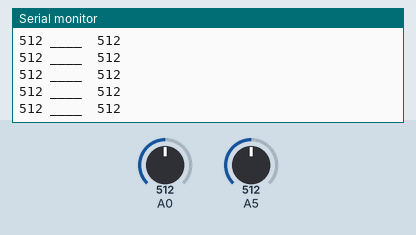
A sketch run on a simulated Arduino Uno, built with avr-gcc and run on an emulated ATmega328P. Parts: the last lines printed to the serial monitor. The inputs (shaded band) are chosen by the test bench; at power-on: A0 = 512, A5 = 512.

Above: at 1.2 s.
1.3 s: A0 set to 107
At 2.1 s:
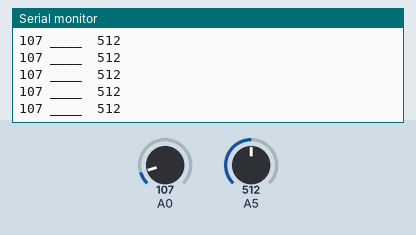
2.8 s: A0 set to 89
At 3.8 s:
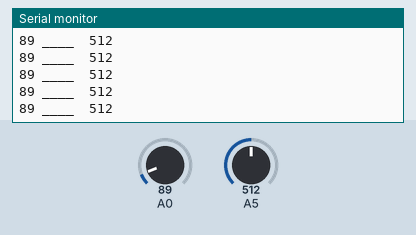
8.8 s: A5 set to 106
At 9.7 s:
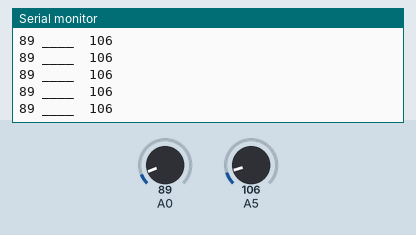
11.8 s: A5 set to 91
At 12.4 s:
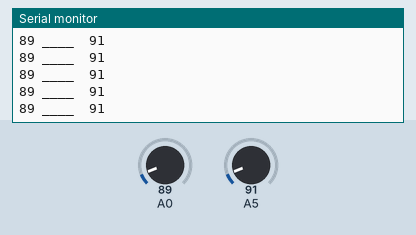
Timing chart, 0 to 14.8 s (numbered marks = the images above; inputs shaded):
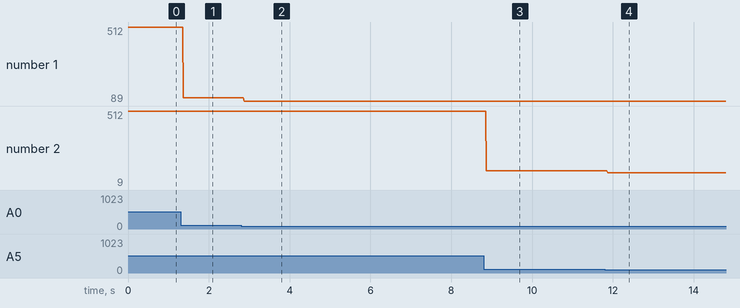

The sketch:

pirtest.ino
```cpp
void setup() {
 Serial.begin(9600);

}

void loop() {
  Serial.print(analogRead(A0));
  Serial.print(" ____  ");
  Serial.println(analogRead(A5));
}
```

Measured:
- after the input at 1.3 s, the serial monitor: prints a new line after 0.07 s (image 1)
- after the input at 2.8 s, the serial monitor: prints a new line after 0.07 s (image 2)
- after the input at 8.8 s, the serial monitor: prints a new line after 0.07 s (image 3)
- after the input at 11.8 s, the serial monitor: prints a new line after 0.07 s (image 4)
- plotted number 1: 512 → 107 after the input at 1.3 s, 107 → 89 after the input at 2.8 s
- plotted number 2: 512 → 106 after the input at 8.8 s, 106 → 9 after the input at 11.8 s
